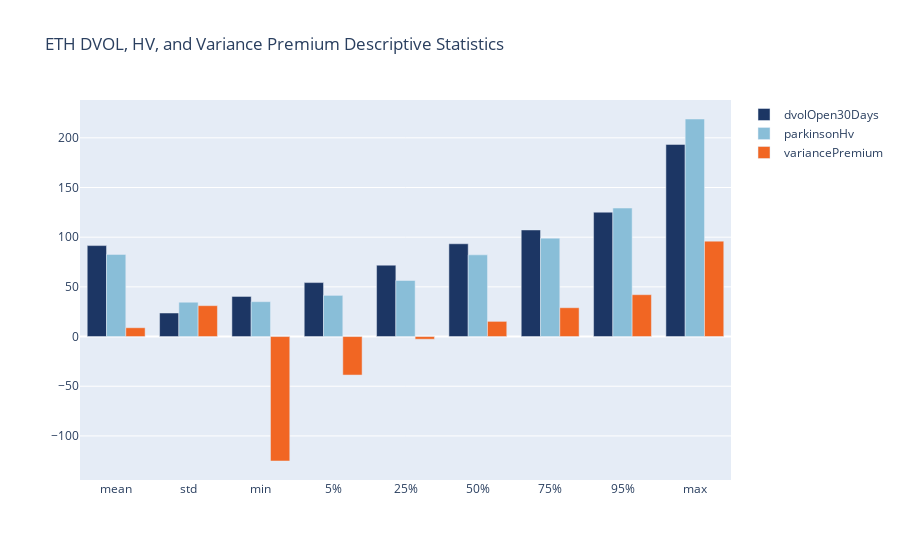

The notebook cell this image was saved under:
### Markdown cell above
### Call the function to plot ETH DVOL, Parkinson Vol, and Variance Premium Statistics

### Code cell
plot_statistics(eth_var_desc, "ETH")

### Figure 1 — Plotly figure (JSON) as saved in the notebook; plotly's stock layout.template omitted (floating-point values rounded to 4 significant figures)
{"data": [{"marker": {"color": "#1c3664"}, "name": "dvolOpen30Days", "type": "bar", "x": ["mean", "std", "min", "5%", "25%", "50%", "75%", "95%", "max"], "y": [91.55, 23.7, 40.35, 54.3, 71.84, 93.36, 107.3, 125.2, 193.4]}, {"marker": {"color": "#89bed8"}, "name": "parkinsonHv", "type": "bar", "x": ["mean", "std", "min", "5%", "25%", "50%", "75%", "95%", "max"], "y": [82.68, 34.53, 35.09, 41.43, 56.39, 82.23, 99.01, 129.3, 218.9]}, {"marker": {"color": "#f16623"}, "name": "variancePremium", "type": "bar", "x": ["mean", "std", "min", "5%", "25%", "50%", "75%", "95%", "max"], "y": [8.87, 31.08, -125.2, -38.76, -2.708, 15.27, 29.02, 42.12, 96.03]}], "layout": {"barmode": "group", "title": {"text": "ETH DVOL, HV, and Variance Premium Descriptive Statistics"}}}
